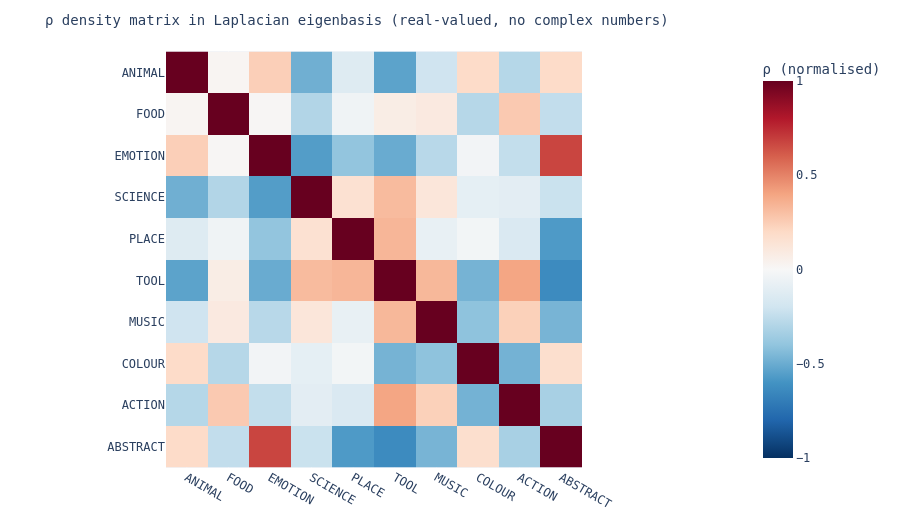

This figure's notebook cell:
### Code cell
# Laplacian density matrix (real, no complex numbers)
L_dense = gl_act.to_dense().astype(np.float64)   # (N, N) float64 for eigh precision
eigenvalues, Phi = np.linalg.eigh(L_dense)

eigenvalues, Phi = np.linalg.eigh(L_dense)

field_centroids = {
    f: act_z[labels == f].mean(0) for f in field_names
}

n_fields = len(field_names)
rho = np.zeros((n_fields, n_fields))

for i, fi in enumerate(field_names):
    xi = Phi.T @ field_centroids[fi]
    for j, fj in enumerate(field_names):
        xj = Phi.T @ field_centroids[fj]
        rho[i, j] = float(np.dot(xi, xj))

rho_norm = rho / (np.sqrt(np.diag(rho)[:, None] * np.diag(rho)[None, :]) + 1e-9)

df_rho = pd.DataFrame(rho_norm, index=field_names, columns=field_names)
df_rho.to_csv(OUTPUT_DIR / 'laplacian_density_matrix.csv')

fig_rho = px.imshow(
    rho_norm,
    x=field_names, y=field_names,
    color_continuous_scale='RdBu_r',
    zmin=-1, zmax=1,
    title='ρ density matrix in Laplacian eigenbasis (real-valued, no complex numbers)',
    labels={'color': 'ρ (normalised)'},
)
fig_rho.update_layout(
    font_family='monospace',
    title_font_size=14,
    margin=dict(l=10, r=10, t=50, b=10),
    height=520,
)
fig_rho.write_image(OUTPUT_DIR / 'fig_07_density_matrix.png', scale=2)
fig_rho.show()

print('Saved: laplacian_density_matrix.csv  fig_07_density_matrix.png')

### Figure 1 — Plotly figure (JSON) as saved in the notebook; plotly's stock layout.template omitted (floating-point values rounded to 4 significant figures)
{"data": [{"coloraxis": "coloraxis", "hovertemplate": "x: %{x}<br>y: %{y}<br>ρ (normalised): %{z}<extra></extra>", "name": "0", "type": "heatmap", "x": ["ANIMAL", "FOOD", "EMOTION", "SCIENCE", "PLACE", "TOOL", "MUSIC", "COLOUR", "ACTION", "ABSTRACT"], "xaxis": "x", "y": ["ANIMAL", "FOOD", "EMOTION", "SCIENCE", "PLACE", "TOOL", "MUSIC", "COLOUR", "ACTION", "ABSTRACT"], "yaxis": "y", "z": [[1.0, 0.01997, 0.243, -0.4863, -0.1304, -0.5371, -0.2033, 0.1932, -0.29, 0.1927], [0.01997, 1.0, 0.014, -0.2971, -0.04316, 0.07422, 0.0969, -0.2862, 0.265, -0.2484], [0.243, 0.014, 1.0, -0.56, -0.3971, -0.5043, -0.279, -0.02841, -0.246, 0.6746], [-0.4863, -0.2971, -0.56, 1.0, 0.1561, 0.319, 0.1192, -0.09238, -0.1072, -0.2216], [-0.1304, -0.04316, -0.3971, 0.1561, 1.0, 0.3366, -0.07941, -0.02419, -0.1518, -0.5714], [-0.5371, 0.07422, -0.5043, 0.319, 0.3366, 1.0, 0.329, -0.471, 0.395, -0.6362], [-0.2033, 0.0969, -0.279, 0.1192, -0.07941, 0.329, 1.0, -0.4086, 0.2387, -0.4662], [0.1932, -0.2862, -0.02841, -0.09238, -0.02419, -0.471, -0.4086, 1.0, -0.4751, 0.171], [-0.29, 0.265, -0.246, -0.1072, -0.1518, 0.395, 0.2387, -0.4751, 1.0, -0.3301], [0.1927, -0.2484, 0.6746, -0.2216, -0.5714, -0.6362, -0.4662, 0.171, -0.3301, 1.0]]}], "layout": {"coloraxis": {"cmax": 1, "cmin": -1, "colorbar": {"title": {"text": "ρ (normalised)"}}, "colorscale": [[0, "rgb(5,48,97)"], [0.1, "rgb(33,102,172)"], [0.2, "rgb(67,147,195)"], [0.3, "rgb(146,197,222)"], [0.4, "rgb(209,229,240)"], [0.5, "rgb(247,247,247)"], [0.6, "rgb(253,219,199)"], [0.7, "rgb(244,165,130)"], [0.8, "rgb(214,96,77)"], [0.9, "rgb(178,24,43)"], [1, "rgb(103,0,31)"]]}, "font": {"family": "monospace"}, "height": 520, "margin": {"b": 10, "l": 10, "r": 10, "t": 50}, "title": {"font": {"size": 14}, "text": "ρ density matrix in Laplacian eigenbasis (real-valued, no complex numbers)"}, "xaxis": {"anchor": "y", "constrain": "domain", "domain": [0, 1], "scaleanchor": "y"}, "yaxis": {"anchor": "x", "autorange": "reversed", "constrain": "domain", "domain": [0, 1]}}}
